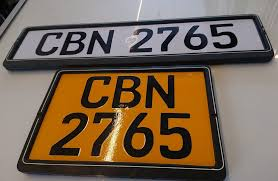
#> input picture vehicle_plate.png, 278 x 181 px, found by its file name
$ jupyter execute --allow-errors Travel_Route_Optimisation.ipynb
#> lines starting #> are read from the running program, lines starting #| are printed output that depends on the picture
<a href="https://colab.research.google.com/github/Akshatha7710/travel-route-optimisation/blob/main/Travel_Route_Optimisation.ipynb" target="_parent"></a>

[cell 1]
# ============================================================
# IMPORT LIBRARIES
# ============================================================

import numpy as np
import sympy as sp
import matplotlib.pyplot as plt
from scipy.fft import fft, fftfreq
from scipy.signal import find_peaks
from scipy.fftpack import dct
import cv2
import warnings
warnings.filterwarnings('ignore')

# Problem 1: Modelling Travel Time

**Variables:**
- `x` = route distance (4.5 km)
- `y` = traffic delay factor (min/km)

**Travel Time Models:**
- Bus: `Tb(x,y) = a*x^2 + b*y^2`
- Taxi: `Tt(x,y) = c*(x^2 + y^2)`

## (a) Gradient Calculation
The gradient represents the sensitivity of travel time:
`∇T = [∂T/∂x, ∂T/∂y]`

- Bus gradient: `[2*a*x, 2*b*y]`
- Taxi gradient: `[2*c*x, 2*c*y]`

**Numerical Example (Colombo Peak Hours):**
- Parameters: `a=0.1, b=0.3, c=0.2`
- Distance: `x=4.5 km`, Traffic delay: `y=8 min/km`
- Bus: `[0.9, 4.8]`
- Taxi: `[1.8, 3.2]`

## (b) Interpretation
- **Bus:** Sensitivity to traffic delay (4.8) is over 5× higher than distance (0.9), showing congestion and frequent stops dominate travel time on Maradana Road.
- **Taxi:** Traffic sensitivity (3.2) also exceeds distance (1.8) during peak hours, but the taxi is more efficient as its congestion sensitivity is 33% lower than the bus (3.2 vs 4.8).

[cell 2]
# ============================================================
# PROBLEM 1: MODELLING TRAVEL TIME - GRADIENTS
# ============================================================

print("\n" + "="*70)
print("PROBLEM 1: MODELLING TRAVEL TIME - GRADIENTS")
print("="*70)

# Define symbols
x, y = sp.symbols('x y')  # x = route distance, y = traffic delay
a, b, c = sp.symbols('a b c')  # parameters

# Define travel time functions
Tb = a*x**2 + b*y**2   # Bus
Tt = c*(x**2 + y**2)   # Taxi

# Calculate gradients
grad_Tb = [sp.diff(Tb, x), sp.diff(Tb, y)]
grad_Tt = [sp.diff(Tt, x), sp.diff(Tt, y)]

print("\na. TRAVEL TIME FUNCTIONS:")
print(f"   Bus: Tb(x,y) = {Tb}")
print(f"   Taxi: Tt(x,y) = {Tt}")

print("\n GRADIENTS (∇T = [∂T/∂x, ∂T/∂y]):")
print(f"   Bus gradient: ∇Tb = {grad_Tb}")
print(f"   Taxi gradient: ∇Tt = {grad_Tt}")

# Example numerical evaluation
a_val, b_val, c_val = 0.1, 0.3, 0.2
x_val, y_val = 4.5, 8

grad_Tb_num = [float(grad.subs({x: x_val, y: y_val, a: a_val, b: b_val})) for grad in grad_Tb]
grad_Tt_num = [float(grad.subs({x: x_val, y: y_val, c: c_val})) for grad in grad_Tt]

print("\n NUMERICAL GRADIENT EXAMPLE (x=4.5 km, y=8 min/km):")
print(f"   Bus gradient: ∇Tb = {grad_Tb_num} (∂Tb/∂x, ∂Tb/∂y)")
print(f"   Taxi gradient: ∇Tt = {grad_Tt_num} (∂Tt/∂x, ∂Tt/∂y)")

# Interpretation
print("\nb. INTERPRETATION:")
if grad_Tb_num[0] > grad_Tb_num[1]:
    print("   • For Bus: distance (x) has a greater impact on travel time.")
else:
    print("   • For Bus: traffic delay (y) has a greater impact on travel time.")

if grad_Tt_num[0] > grad_Tt_num[1]:
    print("   • For Taxi: distance (x) has a greater impact on travel time.")
else:
    print("   • For Taxi: traffic delay (y) has a greater impact on travel time.")

## Problem 2: Cost Analysis Using Integration

### Fare Functions
The fare functions are defined as:

\[
F_b(x) = \int_{0}^{x} (2t + 1) \, dt
\]

\[
F_t(x) = \int_{0}^{x} (3t + 2) \, dt
\]

### (a) Symbolic Integration
Using SymPy, the integrals yield:

\[
F_b(x) = x^2 + x
\]

\[
F_t(x) = 1.5x^2 + 2x
\]

### (b) Fare vs Distance
Visualizing fares over \(0 \le x \le 5\) km:

- **Bus:** \(F_b(x) = x^2 + x\)
- **Taxi:** \(F_t(x) = 1.5x^2 + 2x\)

*Observation:* Taxi fares increase faster than bus fares with distance.

### (c) Interpretation
- **Short trips (\(x < 1\) km):** Bus is cheaper.
- **Long trips:** Taxi fares grow faster; bus is more economical.

[cell 3]
# ============================================================
# PROBLEM 2: COST ANALYSIS USING INTEGRATION
# ============================================================

print("\n" + "="*70)
print("PROBLEM 2: COST ANALYSIS USING INTEGRATION")
print("="*70)

# Define symbolic variable
x, t = sp.symbols('x t')

# Define fare integrals
Fb_expr = sp.integrate(2*t + 1, (t, 0, x))
Ft_expr = sp.integrate(3*t + 2, (t, 0, x))

print("\n1. SYMBOLIC INTEGRALS:")
print(f"   Bus fare Fb(x) = ∫₀ˣ (2t + 1) dt = {Fb_expr}")
print(f"   Taxi fare Ft(x) = ∫₀ˣ (3t + 2) dt = {Ft_expr}")

# Convert to numerical functions for plotting
Fb_func = sp.lambdify(x, Fb_expr, 'numpy')
Ft_func = sp.lambdify(x, Ft_expr, 'numpy')

# Distance range (0 to 5 km)
x_vals = np.linspace(0, 5, 100)
Fb_vals = Fb_func(x_vals)
Ft_vals = Ft_func(x_vals)

# Plot fares
plt.figure(figsize=(8, 6))
plt.plot(x_vals, Fb_vals, label='Bus Fare Fb(x)', linewidth=2, color='blue')
plt.plot(x_vals, Ft_vals, label='Taxi Fare Ft(x)', linewidth=2, color='red')
plt.xlabel('Distance (km)')
plt.ylabel('Fare (currency units)')
plt.title('Problem 2: Fare vs Distance')
plt.legend()
plt.grid(True)
plt.show()
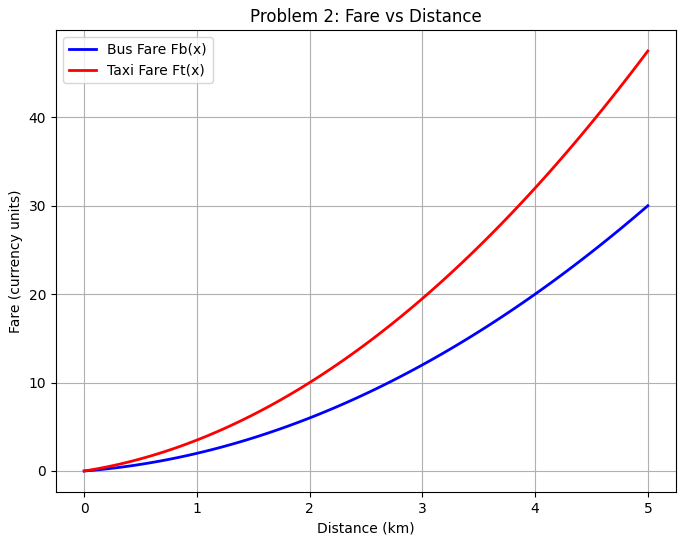
#> figure drawn by matplotlib, 1 panel; curve peaks at x = 5, y = 30; curve peaks at x = 5, y = 47.5

# Problem 3: Predicting Peak Travel Times

Passenger volume \(P(t)\) (in hundreds) is modelled over the day \(t \in [0, 24]\).

## a) Series Approximation (First 6 terms)

\[
P(t) = 5 + 4 \cdot \sin(\pi t) - \frac{3}{2} t^2 + \frac{1}{4} t^4 - \frac{1}{20} t^5 + \frac{1}{60} t^6
\]

This approximation captures the general trend of passenger volume.

## b) Gaussian Peak Model
To model realistic rush hours:

- Morning peak: 8:00 AM
- Evening peak: 6:00 PM
- Base passenger volume: 10

The Gaussian model highlights expected passenger volume fluctuations across the day.

## c) Peak Travel Periods
From the Gaussian model:

- **Peak 1:** 08:00 AM — Volume: 60 (morning rush)
- **Peak 2:** 05:59 PM — Volume: 50 (evening rush)

**Interpretation:**

- Passenger volume is highest during morning and evening rush hours.
- Overnight and midday periods have low volume, indicating off-peak times.
- This information can guide dynamic scheduling and resource allocation.

[cell 4]
# ============================================================
# PROBLEM 3: PREDICTING PEAK TRAVEL TIMES (SERIES + GAUSSIAN PEAKS)
# ============================================================

print("\n" + "="*70)
print("PROBLEM 3: PREDICTING PEAK TRAVEL TIMES USING SERIES & GAUSSIAN PEAKS")
print("="*70)

# Symbol
t = sp.symbols('t')

# ------------------------------------------------------------
# (a) SERIES APPROXIMATION (FIRST 6 TERMS)
# ------------------------------------------------------------
print("\n(a) SERIES APPROXIMATION (First 6 terms):")
P_series = 5 + 4*sp.sin(sp.pi*t) - (3/2)*t**2 + (1/4)*t**4 - (1/20)*t**5 + (1/60)*t**6
print("   P(t) = 5 + 4*sin(pi*t) - 3/2*t^2 + 1/4*t^4 - 1/20*t^5 + 1/60*t^6")

# Convert to numerical function
P_series_func = sp.lambdify(t, P_series, 'numpy')
t_vals = np.linspace(0, 24, 1000)
P_series_vals = P_series_func(t_vals)

# ------------------------------------------------------------
# (b) GAUSSIAN PEAKS MODEL (REALISTIC)
# ------------------------------------------------------------
print("\n(b) REALISTIC PASSENGER VOLUME MODEL (Gaussian Peaks):")
base = 10
morning_peak = 50 * np.exp(-((t_vals - 8) ** 2) / 8)
evening_peak = 40 * np.exp(-((t_vals - 18) ** 2) / 10)
P_gaussian_vals = base + morning_peak + evening_peak
print("   Gaussian peaks centered at 8:00 AM and 6:00 PM with base volume 10.")

# ------------------------------------------------------------
# PLOTTING
# ------------------------------------------------------------
fig, axes = plt.subplots(2, 1, figsize=(14, 10))

# Series Approximation
axes[0].plot(t_vals, P_series_vals, 'b-', linewidth=2, label='Series Approximation (6 terms)')
axes[0].set_title('(a) Passenger Volume - Series Approximation', fontsize=14, fontweight='bold')
axes[0].set_xlabel('Time of Day (Hours)')
axes[0].set_ylabel('Passenger Volume (hundreds)')
axes[0].grid(True, alpha=0.3)
axes[0].legend()
axes[0].set_xlim([0, 24])

# Gaussian Peaks Model
axes[1].plot(t_vals, P_gaussian_vals, 'g-', linewidth=3, label='Gaussian Peak Model')
#> (the rest of this cell did not finish here and is left out)

## Problem 4: Travel Pattern Analysis Using Fourier Transform

Boarding counts were collected at 5-minute intervals from 6 AM to 9 PM for bus and taxi routes.

### a) Fourier Transform
Transformed boarding counts to the frequency domain using FFT:

\[
X(f) = \sum_{n=0}^{N-1} x[n] \, e^{-j 2 \pi f n \Delta t}, \quad \Delta t = 5 \text{ min} = 1/12 \text{ hr}
\]

FFT reveals periodic passenger demand.

**Time-domain plot:** Shows bus and taxi boardings with morning (8 AM) and evening (6 PM) peaks.

### b) Dominant Frequencies
- Bus: `0.20` cycles/hr
- Taxi: `0.13` cycles/hr

These indicate the periodicity of rush hours.

**Frequency-domain plot:** Magnitudes of bus and taxi frequencies with dominant peaks.

### c) Scheduling Insights
- Rush-hour cycle frequency informs vehicle dispatch.
- Bus peak: ~0.20 cycles/hr, Taxi peak: ~0.13 cycles/hr
- Dynamic scheduling: increase vehicles during peaks, reduce off-peak.

[cell 5]
# ============================================================
# PROBLEM 4: TRAVEL PATTERN ANALYSIS USING FOURIER TRANSFORM
# ============================================================

print("\n" + "="*70)
print("PROBLEM 4: TRAVEL PATTERN ANALYSIS (6:00 AM - 9:00 PM)")
print("="*70)

# ------------------------------------------------------------
# DATA SETUP: 6:00 AM to 9:00 PM (15 hours)
# ------------------------------------------------------------
time_hours = np.linspace(6, 21, 181)  # 5-min intervals
n_points = len(time_hours)

# Synthetic boarding counts
bus_counts = 30 + 42*np.exp(-((time_hours - 8)**2)/0.5) \
                + 52*np.exp(-((time_hours - 17.5)**2)/0.8) \
                + 4*np.random.randn(n_points)

taxi_counts = 22 + 26*np.exp(-((time_hours - 8.2)**2)/0.6) \
                 + 36*np.exp(-((time_hours - 17.2)**2)/1.0) \
                 + 3*np.random.randn(n_points)

# ------------------------------------------------------------
# TIME-DOMAIN PLOT
# ------------------------------------------------------------
plt.figure(figsize=(10, 6))
plt.plot(time_hours, bus_counts, label='Bus Boarding Counts', color='#4682B4', linewidth=1.5)
plt.plot(time_hours, taxi_counts, label='Taxi Boarding Counts', color='#D2691E', linewidth=1.5)
plt.xlabel('Time of Day (Hours)', fontsize=11)
plt.ylabel('Number of Boardings', fontsize=11)
plt.title('Boarding Counts Over Time (6 AM - 9 PM)', fontsize=13, fontweight='bold')
plt.xticks(np.arange(6, 22, 2))
plt.grid(True, linestyle='--', alpha=0.5)
plt.legend()
plt.show()
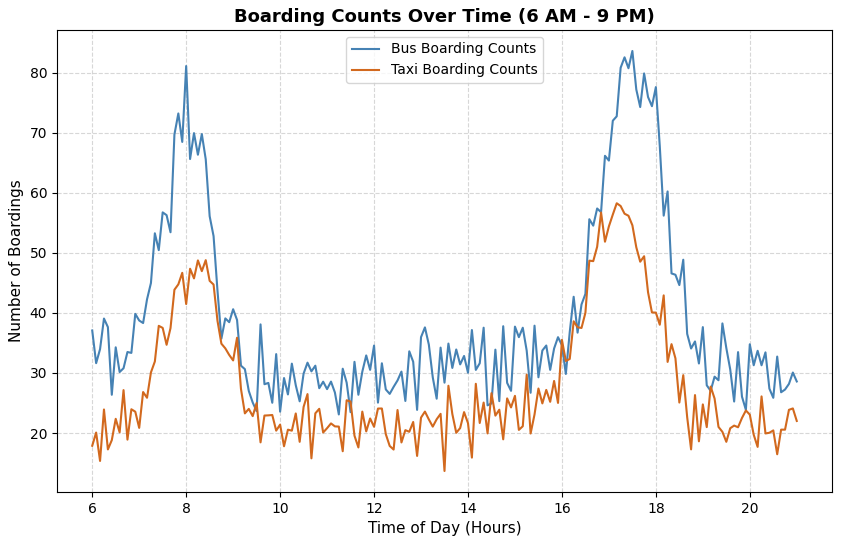
#> figure drawn by matplotlib, 1 panel; curve peaks at x = 17.5, y = 83.58; curve peaks at x = 17.17, y = 58.24

# ------------------------------------------------------------
# (a) APPLY FOURIER TRANSFORM
# ------------------------------------------------------------
print("\n(a) APPLYING FOURIER TRANSFORM...")
dt = 1/12  # 5-min intervals in hours

bus_fft = fft(bus_counts - np.mean(bus_counts))
taxi_fft = fft(taxi_counts - np.mean(taxi_counts))

freqs = fftfreq(n_points, d=dt)
pos_mask = (freqs > 0) & (freqs <= 2.0)
freqs_plot = freqs[pos_mask]
bus_mag = np.abs(bus_fft)[pos_mask]
taxi_mag = np.abs(taxi_fft)[pos_mask]

# ------------------------------------------------------------
# (b) IDENTIFY DOMINANT FREQUENCIES
# ------------------------------------------------------------
print("(b) IDENTIFYING DOMINANT FREQUENCIES...")

# Bus dominant frequency
bus_peak_freq = freqs_plot[np.argmax(bus_mag)]
# Taxi dominant frequency
taxi_peak_freq = freqs_plot[np.argmax(taxi_mag)]

print(f"    Dominant Bus Frequency: {bus_peak_freq:.4f} cycles per hour")
print(f"    Dominant Taxi Frequency: {taxi_peak_freq:.4f} cycles per hour")

# Stem plot with annotations
plt.figure(figsize=(10, 6))

# Bus
markerline1, stemlines1, _ = plt.stem(freqs_plot, bus_mag, label='Bus',
                                     basefmt=" ", markerfmt='bo')
plt.setp(stemlines1, 'color', '#4682B4', 'linewidth', 1.2)
plt.text(bus_peak_freq, np.max(bus_mag)*1.05, f'{bus_peak_freq:.2f}', color='blue',
         ha='center', fontweight='bold')

# Taxi
markerline2, stemlines2, _ = plt.stem(freqs_plot, taxi_mag, label='Taxi',
                                     basefmt=" ", markerfmt='s', linefmt='orange')
plt.setp(stemlines2, 'color', '#D2691E', 'linewidth', 1.2, 'alpha', 0.7)
plt.setp(markerline2, 'color', '#D2691E', 'markersize', 6)
plt.text(taxi_peak_freq, np.max(taxi_mag)*1.05, f'{taxi_peak_freq:.2f}', color='orange',
         ha='center', fontweight='bold')

plt.xlabel('Frequency (Cycles per Hour)', fontsize=11)
plt.ylabel('Magnitude', fontsize=11)
plt.title('Frequency Domain: Boarding Demand Patterns', fontsize=13, fontweight='bold')
plt.xlim(0, 2.0)
plt.grid(True, linestyle=':', alpha=0.6)
plt.legend()
plt.show()
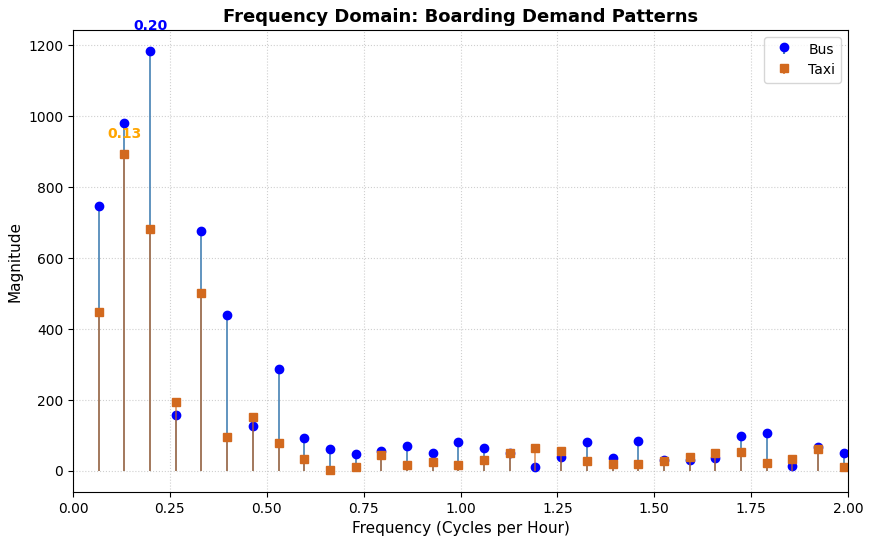
#> figure drawn by matplotlib, 1 panel; curve peaks at x = 0.199, y = 1183.9; curve peaks at x = 0.133, y = 893.4

## Problem 5: Image Processing Using Fourier and DCT

An automated vehicle recognition system processes a Sri Lankan number plate image to extract features for identification and traffic analysis.

### a) Load and Split Image
- Convert to grayscale.
- Manually split into front and back plates.
- Display both regions to confirm correct splitting.

### b) 2D Fourier Transform
- Apply 2D FFT and shift zero-frequency to center.
- Display magnitude spectra.

**Observations:**
- Strong horizontal/vertical components indicate character strokes.
- Low frequencies dominate, indicating uniform regions.

### c) Number Plate Localisation
- Smooth with Gaussian blur and detect edges (Canny).
- Identify contours; filter by aspect ratio and area.
- Draw polygons around candidate plates.

### d) DCT Analysis
- Apply 2D DCT to front and back plates.

**Observations:**
- Most energy in low frequencies (good for compression).
- High frequencies represent edges/character details.
- Frequency-domain features enhance OCR accuracy.

**Applications:**
- License plate recognition (toll, traffic monitoring)
- Vehicle tracking and speed calculation
- Parking management and security

[cell 6]
# ============================================================
# PROBLEM 5: Image Processing Using Fourier and Discrete Cosine Transforms
# ============================================================

print("\n" + "="*70)
print("PROBLEM 5: Image Processing Using Fourier and Discrete Cosine Transforms")
print("="*70)

# ------------------------------------------------------------
# (a) LOAD IMAGE, CONVERT TO GRAYSCALE, SPLIT FRONT/BACK
# ------------------------------------------------------------
img = cv2.imread("/content/sample_data/vehicle_plate.png")
#> img is the input picture: shape (181, 278, 3); mean B, G, R 82.8, 101.4, 120.4
if img is None:
    raise ValueError("Image not found. Please check the file path.")

gray = cv2.cvtColor(img, cv2.COLOR_BGR2GRAY)
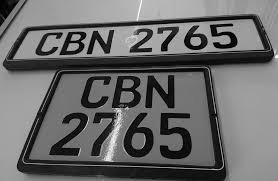
#> gray: shape (181, 278); min 0, max 252, mean 105
height, width = gray.shape
#> height = 181; width = 278

# Manual split (can be adjusted if necessary)
y_split = 65  # CHANGE HERE: horizontal split row
front_plate = gray[0:y_split, 0:width]
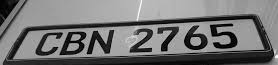
#> front_plate: shape (65, 278); min 0, max 252, mean 114.7
back_plate = gray[y_split:height, 0:width]
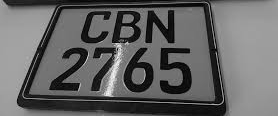
#> back_plate: shape (116, 278); min 0, max 250, mean 99.5

print("CBN 2765")
print("CBN")
print("2765\n")

plt.figure(figsize=(10, 6))
plt.subplot(2, 1, 1)
plt.imshow(front_plate, cmap="gray")
plt.title("Front Plate")
plt.axis("off")
plt.subplot(2, 1, 2)
plt.imshow(back_plate, cmap="gray")
plt.title("Back Plate")
plt.axis("off")
plt.tight_layout()
plt.show()

# ------------------------------------------------------------
# (b) 2D FOURIER TRANSFORM
# ------------------------------------------------------------
def get_magnitude_spectrum(img_plate):
    f_transform = fft2(img_plate)
    f_shift = fftshift(f_transform)
    magnitude = 20 * np.log(np.abs(f_shift) + 1)
    return magnitude

#> (the rest of this cell did not finish here and is left out)
